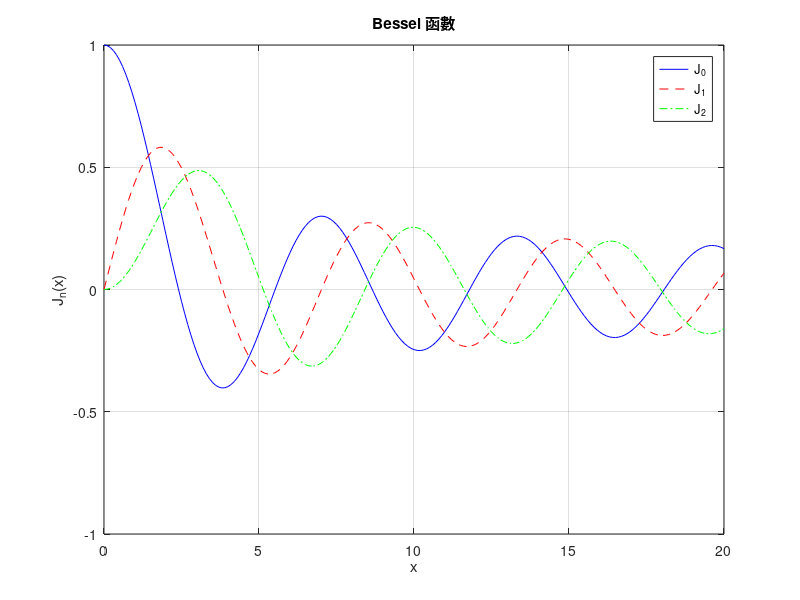

MATLAB code for this plot:
x = 0:0.1:20;

n1 = 0;
n2 = 1;
n3 = 2;

y1 = besselj(n1, x);
y2 = besselj(n2, x);
y3 = besselj(n3, x);

plot(x, y1, 'b-', x, y2, 'r--', x, y3, 'g-.');
xlabel('x');
ylabel('J_n(x)');
title('Bessel 函數');
legend(['J_' num2str(n1)], ['J_' num2str(n2)], ['J_' num2str(n3)]);
grid on;